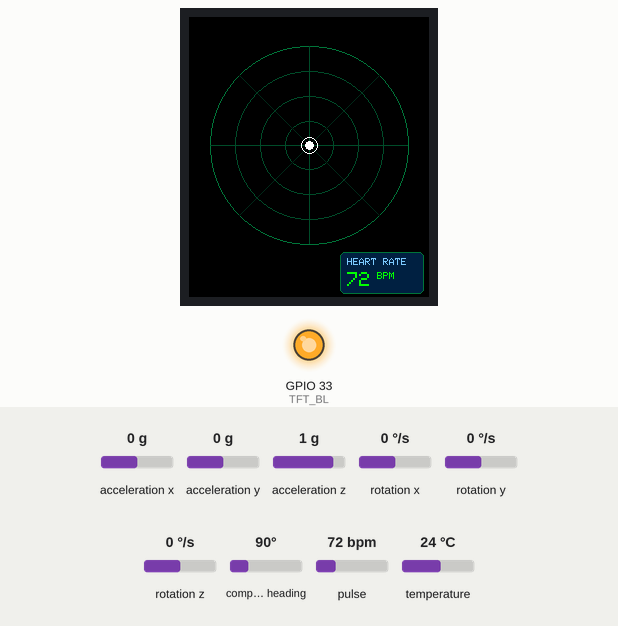
Simulated run of this sketch. Board: ESP32. On the bench: 240×280 colour display, output pins drawn as LEDs (lit = HIGH). Wiring (inferred from the names in the program): QMC5883L compass at I2C address 0x0D. The test bench sets the inputs (shaded band); at power-on: pulse 72 bpm, acceleration x 0 g, acceleration y 0 g, acceleration z 1 g, rotation x 0 °/s, rotation y 0 °/s, rotation z 0 °/s, compass heading 90°, temperature 24 °C. What the sketch prints to the serial monitor is not drawn.

Above: at 1.9 s.
2.0 s: pulse set to 100 bpm
At 2.8 s:
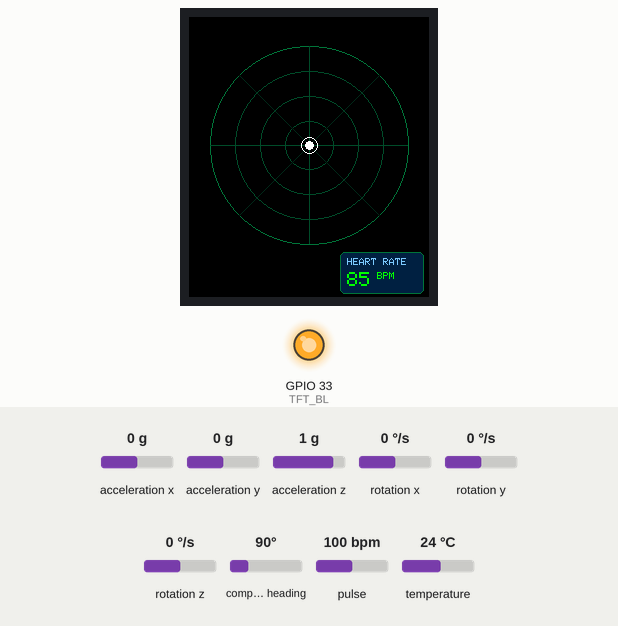
4.4 s: pulse set to 158 bpm
At 6.2 s:
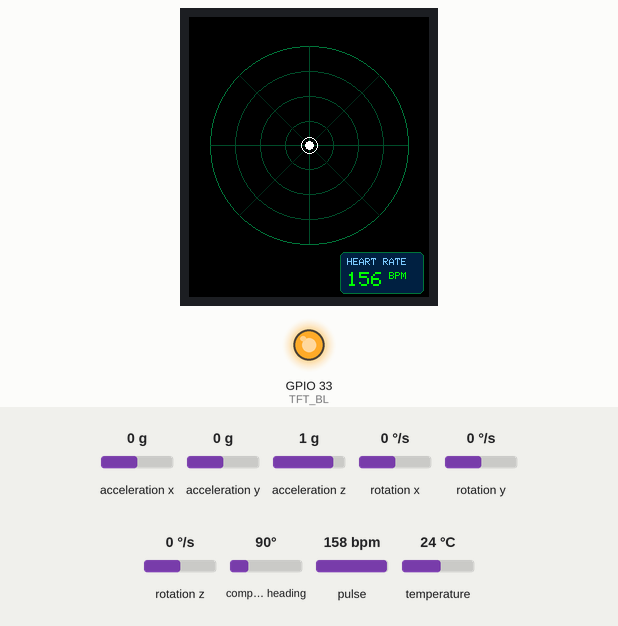
6.4 s: pulse set to 42 bpm
At 8.5 s:
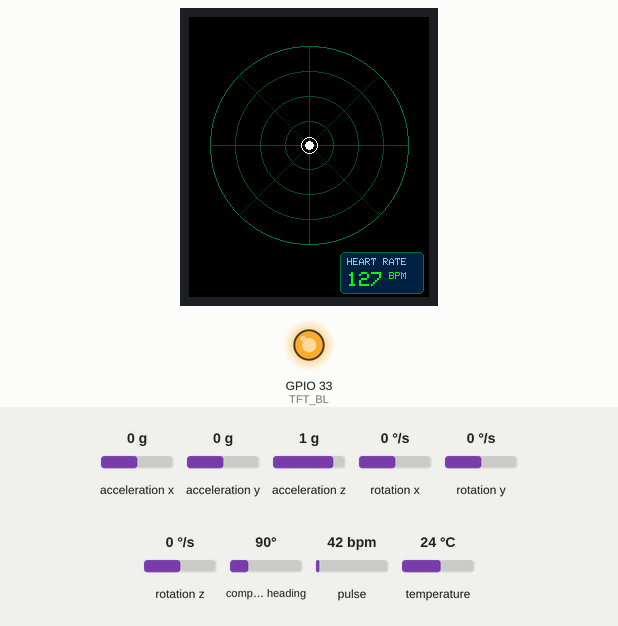
Timing chart, 0 to 10.0 s (numbered marks = the images above; inputs shaded):
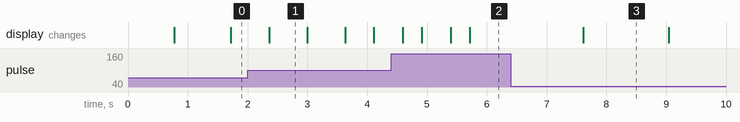

The sketch:

Watch3_FlickerFixed_W1Hold.ino
```cpp
#include <WiFi.h>
#include <esp_now.h>
#include <esp_wifi.h>
#include <Wire.h>
#include <SPI.h>
#include <math.h>
#include <Adafruit_GFX.h>
#include <Adafruit_ST7789.h>
#include <Adafruit_MPU6050.h>
#include <Adafruit_Sensor.h>
#include <MAX30105.h>
#include "heartRate.h"

/* ============================================================
   RAKSHAK WATCH 3
   Classic ESP32 Dev Module
   I2C: MPU6050 + MAX30102 + QMC5883L
   SPI: Waveshare 1.69-inch ST7789V2 240x280 display
   ESP-NOW: broadcast; receives Watch 1 and Watch 2
   ============================================================ */

#define RAKSHAK_WATCH_ID 3

// I2C bus shared by all three sensors
#define I2C_SDA 21
#define I2C_SCL 23

// Waveshare ST7789V2 display pins (classic ESP32 Dev Module)
#define TFT_SCLK 18
#define TFT_MOSI 13
#define TFT_CS   27
#define TFT_DC   26
#define TFT_RST  25
#define TFT_BL   33

#define ESPNOW_CHANNEL 1
#define PEER_TIMEOUT_MS 10000  // Hold a teammate marker through brief ESP-NOW packet gaps
#define TX_INTERVAL_MS  100
#define UI_INTERVAL_MS  150

// QMC5883L default I2C address and registers
#define QMC5883L_ADDR       0x0D
#define QMC5883L_REG_DATA   0x00
#define QMC5883L_REG_STATUS 0x06
#define QMC5883L_REG_CTRL1  0x09
#define QMC5883L_REG_CTRL2  0x0A
#define QMC5883L_REG_SETRESET 0x0B

// Keep this structure byte-for-byte compatible with network_packet.h
struct __attribute__((packed)) Packet {
  uint8_t watch_id;
  float heading;
  float gx;
  float gy;
  float gz;
  float heartRate;
  uint8_t health;
  uint8_t gpsFix;
  uint8_t sats;
  float hdop;
  float lat;
  float lon;
};

static_assert(sizeof(Packet) == 36, "Packet layout mismatch: check network_packet.h");

uint8_t broadcastAddress[] = {0xFF, 0xFF, 0xFF, 0xFF, 0xFF, 0xFF};

Adafruit_ST7789 tft(&SPI, TFT_CS, TFT_DC, TFT_RST);
Adafruit_MPU6050 mpu;
MAX30105 particleSensor;

bool mpuOK = false;
bool qmcOK = false;
bool maxOK = false;

Packet txPacket = {};

struct PeerState {
  Packet packet;
  int rssi;
  uint32_t lastSeen;
  bool valid;
};

// Declared with the other data types so Arduino's auto-generated prototypes
// can see this type before functions that use it.
struct MarkerPosition {
  int x;
  int y;
  bool visible;
};

// Entries 1 and 2 are used; index 0 is unused.
PeerState peers[3] = {};
portMUX_TYPE peerMux = portMUX_INITIALIZER_UNLOCKED;

float localHeadingDeg = 0.0f;
float localGX = 0.0f, localGY = 0.0f, localGZ = 0.0f;
float localHeartRate = 0.0f;
uint32_t lastBeatMs = 0;
float beatRates[4] = {0, 0, 0, 0};
uint8_t beatIndex = 0;
uint8_t beatCount = 0;
uint32_t lastTX = 0;
uint32_t lastUI = 0;

// ---------- Low-level QMC5883L helpers ----------
bool qmcWriteReg(uint8_t reg, uint8_t value) {
  Wire.beginTransmission(QMC5883L_ADDR);
  Wire.write(reg);
  Wire.write(value);
  return Wire.endTransmission() == 0;
}

bool qmcReadRegs(uint8_t reg, uint8_t *buf, size_t len) {
  Wire.beginTransmission(QMC5883L_ADDR);
  Wire.write(reg);
  if (Wire.endTransmission(false) != 0) return false;
  size_t got = Wire.requestFrom((uint8_t)QMC5883L_ADDR, (uint8_t)len);
  if (got != len) return false;
  for (size_t i = 0; i < len; ++i) buf[i] = Wire.read();
  return true;
}

bool QMC_Init() {
  Wire.beginTransmission(QMC5883L_ADDR);
  if (Wire.endTransmission() != 0) return false;
  // Soft reset, set/reset period, continuous mode, 200 Hz, +/- 8 gauss.
  qmcWriteReg(QMC5883L_REG_CTRL2, 0x80);
  delay(10);
  if (!qmcWriteReg(QMC5883L_REG_SETRESET, 0x01)) return false;
  if (!qmcWriteReg(QMC5883L_REG_CTRL1, 0x1D)) return false;
  delay(10);
  return true;
}

bool QMC_ReadHeading(float &headingDeg) {
  uint8_t status = 0;
  if (!qmcReadRegs(QMC5883L_REG_STATUS, &status, 1)) return false;
  if ((status & 0x01) == 0) return false; // no new data

  uint8_t raw[6];
  if (!qmcReadRegs(QMC5883L_REG_DATA, raw, sizeof(raw))) return false;
  int16_t mx = (int16_t)((uint16_t)raw[1] << 8 | raw[0]);
  int16_t my = (int16_t)((uint16_t)raw[3] << 8 | raw[2]);
  // Basic heading only. Calibrate hard/soft-iron offsets for useful compass accuracy.
  float h = atan2f((float)my, (float)mx) * 180.0f / PI;
  if (h < 0) h += 360.0f;
  headingDeg = h;
  return true;
}

// ---------- Sensor initialization and updates ----------
void Sensors_Init() {
  mpuOK = mpu.begin(0x68, &Wire);
  if (!mpuOK) mpuOK = mpu.begin(0x69, &Wire); // AD0 may be high on some breakout boards
  if (mpuOK) {
    mpu.setAccelerometerRange(MPU6050_RANGE_4_G);
    mpu.setGyroRange(MPU6050_RANGE_500_DEG);
    mpu.setFilterBandwidth(MPU6050_BAND_21_HZ);
    Serial.println("[SENSOR] MPU6050 OK");
  } else {
    Serial.println("[SENSOR] MPU6050 not found at 0x68 (check AD0/address)");
  }

  qmcOK = QMC_Init();
  Serial.println(qmcOK ? "[SENSOR] QMC5883L OK" : "[SENSOR] QMC5883L not found at 0x0D");

  maxOK = particleSensor.begin(Wire, I2C_SPEED_STANDARD);
  if (maxOK) {
    // Typical SparkFun MAX3010x settings; HR is indicative, not medical-grade.
    particleSensor.setup(60, 4, 2, 100, 411, 4096);
    particleSensor.setPulseAmplitudeRed(0x0A);
    particleSensor.setPulseAmplitudeGreen(0);
    Serial.println("[SENSOR] MAX30102/MAX30105-compatible device OK");
  } else {
    Serial.println("[SENSOR] MAX30102 not found (check power/I2C)");
  }
}

void Sensors_Update() {
  if (mpuOK) {
    sensors_event_t a, g, temp;
    mpu.getEvent(&a, &g, &temp);
    // Adafruit reports gyro in rad/s; retain those units in the packet.
    localGX = g.gyro.x;
    localGY = g.gyro.y;
    localGZ = g.gyro.z;
  }

  if (qmcOK) {
    float heading;
    if (QMC_ReadHeading(heading)) localHeadingDeg = heading;
  }

  if (maxOK) {
    long irValue = particleSensor.getIR();
    // A low IR reading usually means no finger/contact on the sensor.
    if (irValue < 50000) {
      localHeartRate = 0.0f;
      beatCount = 0;
      beatIndex = 0;
    } else if (checkForBeat(irValue)) {
      uint32_t now = millis();
      if (lastBeatMs != 0) {
        float bpm = 60000.0f / (float)(now - lastBeatMs);
        if (bpm >= 35.0f && bpm <= 220.0f) {
          beatRates[beatIndex] = bpm;
          beatIndex = (beatIndex + 1) % 4;
          if (beatCount < 4) beatCount++;
          float sum = 0;
          for (uint8_t i = 0; i < beatCount; i++) sum += beatRates[i];
          localHeartRate = sum / beatCount;
        }
      }
      lastBeatMs = now;
    }
    // Don't leave a stale HR value displayed indefinitely.
    if (lastBeatMs && millis() - lastBeatMs > 5000) localHeartRate = 0.0f;
  }
}

// ---------- ESP-NOW ----------
void onReceive(const esp_now_recv_info_t *info, const uint8_t *data, int len) {
  if (!data || len != sizeof(Packet)) return;
  Packet incoming;
  memcpy(&incoming, data, sizeof(incoming));
  if (incoming.watch_id == RAKSHAK_WATCH_ID) return;
  if (incoming.watch_id != 1 && incoming.watch_id != 2) return;

  int rssi = -127;
  if (info && info->rx_ctrl) rssi = info->rx_ctrl->rssi;

  portENTER_CRITICAL(&peerMux);
  peers[incoming.watch_id].packet = incoming;
  peers[incoming.watch_id].rssi = rssi;
  peers[incoming.watch_id].lastSeen = millis();
  peers[incoming.watch_id].valid = true;
  portEXIT_CRITICAL(&peerMux);
}

bool ESPNow_Init() {
  WiFi.mode(WIFI_STA);
  WiFi.setSleep(false);
  WiFi.setChannel(ESPNOW_CHANNEL);

  Serial.print("[ESP-NOW] Watch 3 MAC: ");
  Serial.println(WiFi.macAddress());
  Serial.print("[ESP-NOW] Channel: ");
  Serial.println(WiFi.channel());

  if (esp_now_init() != ESP_OK) {
    Serial.println("[ERROR] ESP-NOW init failed");
    return false;
  }

  esp_now_register_recv_cb(onReceive);

  esp_now_peer_info_t peerInfo = {};
  memcpy(peerInfo.peer_addr, broadcastAddress, 6);
  peerInfo.channel = 0; // current radio channel
  peerInfo.encrypt = false;
  if (!esp_now_is_peer_exist(broadcastAddress)) {
    if (esp_now_add_peer(&peerInfo) != ESP_OK) {
      Serial.println("[ERROR] Could not add broadcast peer");
      return false;
    }
  }
  Serial.println("[ESP-NOW] Ready; broadcasting as Watch 3");
  return true;
}

void BuildPacket() {
  memset(&txPacket, 0, sizeof(txPacket));
  txPacket.watch_id = RAKSHAK_WATCH_ID;
  txPacket.heading = localHeadingDeg;
  txPacket.gx = localGX;
  txPacket.gy = localGY;
  txPacket.gz = localGZ;
  txPacket.heartRate = localHeartRate;
  txPacket.health = 0; // Not yet implemented: do not infer a medical/field status.
  txPacket.gpsFix = 0;
  txPacket.sats = 0;
  txPacket.hdop = 0.0f;
  txPacket.lat = 0.0f;
  txPacket.lon = 0.0f;
}

void ESPNow_SendPacket() {
  esp_err_t result = esp_now_send(broadcastAddress, (const uint8_t *)&txPacket, sizeof(txPacket));
  if (result != ESP_OK) {
    Serial.print("[ESP-NOW] send error: ");
    Serial.println((int)result);
  }
}

void CopyPeers(PeerState out[3]) {
  portENTER_CRITICAL(&peerMux);
  out[1] = peers[1];
  out[2] = peers[2];
  portEXIT_CRITICAL(&peerMux);
}

// ---------- Radar UI (flicker-reduced incremental redraw) ----------
static const int RADAR_CX = 120;
static const int RADAR_CY = 128;
static const int RADAR_R = 99;
static const uint16_t RADAR_BG = ST77XX_BLACK;
static const uint16_t RADAR_RING = 0x0265;
static const uint16_t RADAR_EDGE = 0x03A7;
static const uint16_t RADAR_CROSS = 0x0143;
static const uint16_t HR_PANEL_BG = 0x0108;
static const uint16_t HR_LABEL = 0x7E5F;

MarkerPosition previousMarkers[3] = {};
int previousDisplayedHR = -999;
bool previousHRValid = false;

uint16_t peerColor(uint8_t id) {
  (void)id;
  return ST77XX_GREEN;
}

void DrawRadarBackground() {
  // Draw only the static radar lines. This function never clears the screen.
  tft.drawCircle(RADAR_CX, RADAR_CY, RADAR_R, RADAR_EDGE);
  tft.drawCircle(RADAR_CX, RADAR_CY, 74, RADAR_RING);
  tft.drawCircle(RADAR_CX, RADAR_CY, 49, RADAR_RING);
  tft.drawCircle(RADAR_CX, RADAR_CY, 24, RADAR_RING);
  tft.drawFastHLine(RADAR_CX - RADAR_R, RADAR_CY, RADAR_R * 2, RADAR_RING);
  tft.drawFastVLine(RADAR_CX, RADAR_CY - RADAR_R, RADAR_R * 2, RADAR_RING);
  tft.drawLine(RADAR_CX - 70, RADAR_CY - 70, RADAR_CX + 70, RADAR_CY + 70, RADAR_CROSS);
  tft.drawLine(RADAR_CX - 70, RADAR_CY + 70, RADAR_CX + 70, RADAR_CY - 70, RADAR_CROSS);
  tft.drawCircle(RADAR_CX, RADAR_CY, 8, ST77XX_WHITE);
  tft.fillCircle(RADAR_CX, RADAR_CY, 4, ST77XX_WHITE);
}

MarkerPosition CalculateMarker(const PeerState &p, uint8_t id, int maxR) {
  MarkerPosition pos = {0, 0, false};
  // Keep the last known marker visible during short packet-loss bursts.
  // It becomes stale only after PEER_TIMEOUT_MS without a valid packet.
  if (!p.valid || (uint32_t)(millis() - p.lastSeen) > PEER_TIMEOUT_MS) return pos;

  // RSSI estimates rough proximity only; angle is a fixed display placeholder,
  // not a measured bearing or real relative position.
  float normalized = ((float)p.rssi + 95.0f) / 55.0f;
  if (normalized < 0.0f) normalized = 0.0f;
  if (normalized > 1.0f) normalized = 1.0f;
  int radius = (int)(maxR * (0.88f - 0.58f * normalized));
  float angle = (id == 1) ? -140.0f : -40.0f;
  float rad = angle * PI / 180.0f;
  pos.x = RADAR_CX + (int)(cosf(rad) * radius);
  pos.y = RADAR_CY + (int)(sinf(rad) * radius);
  pos.visible = true;
  return pos;
}

void DrawPeerMarker(const MarkerPosition &pos, uint8_t id) {
  if (!pos.visible) return;
  uint16_t color = peerColor(id);
  tft.drawCircle(pos.x, pos.y, 8, color);
  tft.fillCircle(pos.x, pos.y, 4, color);
  tft.setTextSize(1);
  tft.setTextColor(ST77XX_GREEN, RADAR_BG);
  tft.setCursor(pos.x + 7, pos.y - 12);
  tft.printf("W%u", id);
}

void DrawHeartRatePanel(bool force = false) {
  int shownHR = (localHeartRate >= 35.0f && localHeartRate <= 220.0f)
                  ? (int)lroundf(localHeartRate) : -1;
  if (!force && previousHRValid && shownHR == previousDisplayedHR) return;

  const int bx = 151, by = 235, bw = 84, bh = 42;
  tft.fillRoundRect(bx, by, bw, bh, 5, HR_PANEL_BG);
  tft.drawRoundRect(bx, by, bw, bh, 5, RADAR_EDGE);
  tft.setTextSize(1);
  tft.setTextColor(HR_LABEL, HR_PANEL_BG);
  tft.setCursor(bx + 7, by + 6);
  tft.print("HEART RATE");
  tft.setTextColor(ST77XX_GREEN, HR_PANEL_BG);
  tft.setTextSize(2);
  tft.setCursor(bx + 7, by + 20);
  if (shownHR >= 0) {
    tft.print(shownHR);
    tft.setTextSize(1);
    tft.print(" BPM");
  } else {
    tft.print("-- BPM");
  }
  previousDisplayedHR = shownHR;
  previousHRValid = true;
}

void Display_Init() {
  pinMode(TFT_BL, OUTPUT);
  digitalWrite(TFT_BL, HIGH);
  SPI.begin(TFT_SCLK, -1, TFT_MOSI, TFT_CS);
  tft.init(240, 280);
  tft.setRotation(0); // Change to 1/2/3 if the physical mounting needs rotation.
  tft.fillScreen(RADAR_BG);  // Clear exactly once during initialization.
  DrawRadarBackground();
  DrawHeartRatePanel(true);
}

void Display_Update() {
  PeerState snapshot[3] = {};
  CopyPeers(snapshot);

  MarkerPosition current[3] = {};
  current[1] = CalculateMarker(snapshot[1], 1, RADAR_R - 12);
  current[2] = CalculateMarker(snapshot[2], 2, RADAR_R - 12);

  // Erase only the previous marker/label areas. No full-screen clear, which
  // caused the visible blink. The static radar is then redrawn over those areas.
  bool markerNeedsRedraw = false;
  for (uint8_t id = 1; id <= 2; ++id) {
    const MarkerPosition &oldPos = previousMarkers[id];
    const MarkerPosition &newPos = current[id];
    bool changed = oldPos.visible != newPos.visible ||
                   (oldPos.visible && newPos.visible &&
                    (oldPos.x != newPos.x || oldPos.y != newPos.y));
    if (changed && oldPos.visible) {
      // Covers the circle and W1/W2 label, including its black text background.
      tft.fillRect(oldPos.x - 10, oldPos.y - 15, 43, 28, RADAR_BG);
      markerNeedsRedraw = true;
    }
    if (changed && newPos.visible) markerNeedsRedraw = true;
  }

  if (markerNeedsRedraw) {
    DrawRadarBackground();
    DrawPeerMarker(current[1], 1);
    DrawPeerMarker(current[2], 2);
  } else {
    // Draw a newly received marker even on the first valid packet.
    for (uint8_t id = 1; id <= 2; ++id) {
      if (current[id].visible && !previousMarkers[id].visible) {
        DrawPeerMarker(current[id], id);
      }
    }
  }

  previousMarkers[1] = current[1];
  previousMarkers[2] = current[2];
  DrawHeartRatePanel(false);
}

void setup() {
  Serial.begin(115200);
  delay(500);
  Serial.println("\nRAKSHAK WATCH 3 booting");

  Wire.begin(I2C_SDA, I2C_SCL, 100000);
  Sensors_Init();
  Display_Init();

  if (!ESPNow_Init()) {
    tft.fillScreen(ST77XX_BLACK);
    tft.setTextColor(ST77XX_RED);
    tft.setTextSize(2);
    tft.setCursor(12, 100);
    tft.println("ESP-NOW");
    tft.println("FAILED");
    Serial.println("ESP-NOW initialization failed; check serial log.");
  }

  Display_Update();
}

void loop() {
  Sensors_Update();

  uint32_t now = millis();
  if (now - lastTX >= TX_INTERVAL_MS) {
    lastTX = now;
    BuildPacket();
    ESPNow_SendPacket();
  }

  if (now - lastUI >= UI_INTERVAL_MS) {
    lastUI = now;
    Display_Update();
  }

  delay(2);
}
```

Measured:
- after the input at 2.0 s, the display: changes after 0.36 s (image 1)
- after the input at 4.4 s, the display: first changes after 0.19 s (image 2 shows a later state)
- what the display in image 1 shows lasts 0.6 s, from 2.4 s to 3.0 s
